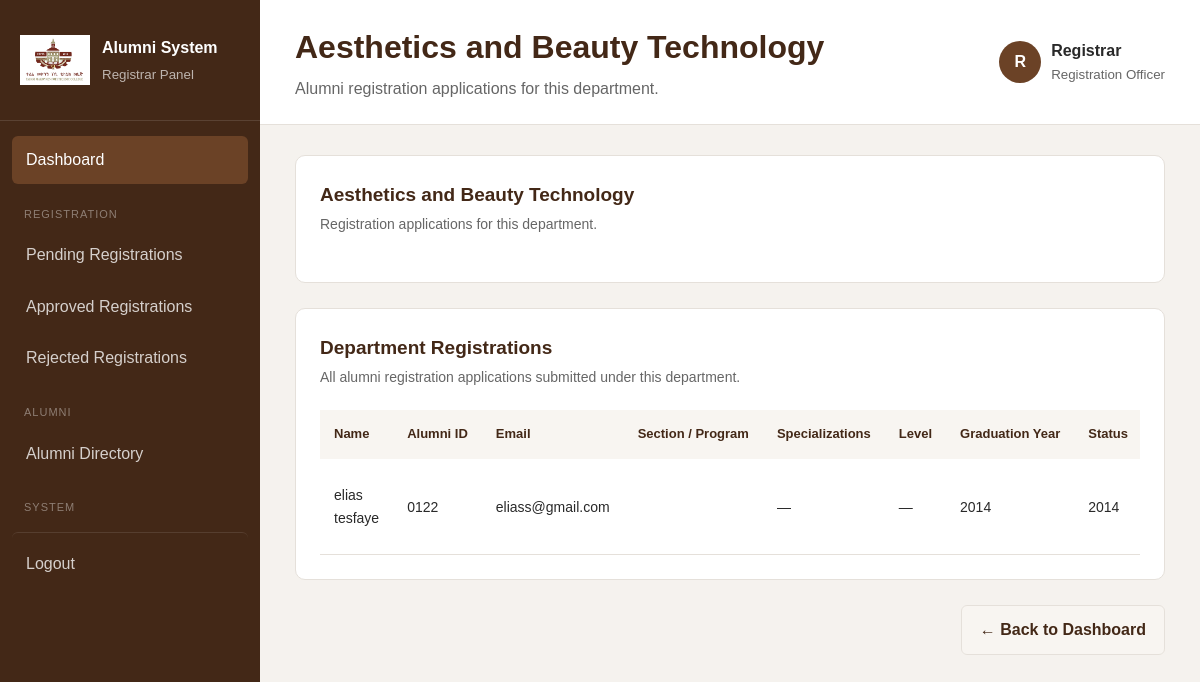
/admin/registrar/department.php?id=9 (signed in), run on the app's committed database.
### tables this page shows
CREATE TABLE `departments` (
  `department_id` int(10) UNSIGNED NOT NULL,
  `department_name` varchar(150) NOT NULL,
  `description` text DEFAULT NULL,
  `status` enum('active','inactive') NOT NULL DEFAULT 'active',
  `created_at` timestamp NOT NULL DEFAULT current_timestamp()
);

CREATE TABLE `alumni_registrations` (
  `registration_id` int(11) NOT NULL,
  `email` varchar(255) NOT NULL,
  `email_verified_at` datetime DEFAULT NULL,
  `email_verification_token_hash` varchar(255) DEFAULT NULL,
  `email_verification_expires_at` datetime DEFAULT NULL,
  `password_hash` varchar(255) NOT NULL,
  `college_id_number` varchar(100) DEFAULT NULL,
  `first_name` varchar(100) NOT NULL,
  `last_name` varchar(100) NOT NULL,
  `gender` varchar(20) NOT NULL,
  `date_of_birth` date DEFAULT NULL,
  `phone` varchar(50) DEFAULT NULL,
  `address` varchar(255) DEFAULT NULL,
  `department_id` int(11) NOT NULL,
  `section_id` int(10) UNSIGNED DEFAULT NULL,
  `specialization_id` int(10) UNSIGNED DEFAULT NULL,
  `level` tinyint(3) UNSIGNED DEFAULT NULL,
  `graduation_year` year(4) NOT NULL,
  `bio` text DEFAULT NULL,
  `profile_photo` varchar(255) DEFAULT NULL,
  `verification_document` varchar(255) DEFAULT NULL,
  `status` enum('pending','approved','rejected') NOT NULL DEFAULT 'pending',
  `submitted_by` int(10) UNSIGNED DEFAULT NULL,
  `verification_notes` text DEFAULT NULL,
  `verified_by` int(11) DEFAULT NULL,
  `verified_at` datetime DEFAULT NULL,
  `created_at` datetime NOT NULL DEFAULT current_timestamp(),
  `updated_at` datetime NOT NULL DEFAULT current_timestamp() ON UPDATE current_timestamp()
);

### includes/functions.php (called while the page is built, shortened)
<?php
function e($value)
{
    return htmlspecialchars(
        (string) $value,
        ENT_QUOTES,
        "UTF-8"
    );
}

### admin/registrar/department.php (the view, shortened to what this page needs)
<?php
require_once "../../config/database.php";
require_once "../../includes/functions.php";
$department_id = (int) ($_GET["id"] ?? 0);
$stmt = $conn->prepare("
    SELECT
        department_id,
        department_name,
        description
    FROM departments
    WHERE department_id = ?
    LIMIT 1
");
$stmt->bind_param(
    "i",
    $department_id
);
if (!$stmt->execute()) {
    error_log(
        "Database execute error in registrar/department.php: " .
        $stmt->error
    );
    $stmt->close();
    die(
        "Unable to load department information. " .
        "Please try again later."
    );
}
$result = $stmt->get_result();
$department = $result->fetch_assoc();
$stmt = $conn->prepare("
    SELECT
        registration_id,
        college_id_number,
        first_name,
        last_name,
        email,
        graduation_year,
        s.section_name,
        sp.specialization_name,
        level,
        r.status,
        r.created_at,
        r.verified_at
    FROM alumni_registrations r
    LEFT JOIN sections s
    ON r.section_id = s.section_id
    LEFT JOIN specializations sp
    ON r.specialization_id= sp.specialization_id
    WHERE r.department_id = ?
");
$stmt->bind_param(
    "i",
    $department_id
);
if (!$stmt->execute()) {
    error_log(
        "Database execute error in registrar/department.php " .
        "(registrations): " .
        $stmt->error
    );
    $stmt->close();
    die(
        "Unable to load department registrations. " .
        "Please try again later."
    );
}
$registrationResult = $stmt->get_result();
?>
<!DOCTYPE html>
<html lang="en">
<head>
    <link
        rel="stylesheet"
        href="../../assets/css/style.css"
    >
</head>
<body class="admin-body">
<div class="admin-layout">
    <?php
    require_once __DIR__ . "/includes/sidebar.php";
    ?>
 <main class="admin-main">
        <header class="admin-topbar">
            <div>
                <h1>
                    <?= e(
                        $department["department_name"]
                    ) ?>
                </h1>
                <p>
                    Alumni registration applications
                    for this department.
                </p>
            </div>
            <div class="admin-user">
                <div class="admin-avatar">
                    R
                </div>
                <div>
                    <strong>
                        Registrar
                    </strong>
                    <small>
                        Registration Officer
                    </small>
                </div>
            </div>
        </header>
        <section class="dashboard-content">
            <div class="dashboard-panel">
                <div class="panel-header">
                    <div>
                        <h2>
                            <?= e(
                                $department["department_name"]
                            ) ?>
                        </h2>
                        <?php if (
                            !empty(
                                $department["description"]
                            )
                        ): ?>
                            <p>
                                <?= e(
                                    $department["description"]
                                ) ?>
                            </p>
                        <?php else: ?>
                            <p>
                                Registration applications
                                for this department.
                            </p>
                        <?php endif; ?>
                    </div>
                </div>
            </div>
            <div class="dashboard-panel">
                <div class="panel-header">
                    <div>
                        <h2>
                            Department Registrations
                        </h2>
                        <p>
                            All alumni registration
                            applications submitted under
                            this department.
                        </p>
                    </div>
                </div>
                <?php if (
                    $registrationResult->num_rows === 0
                ): ?>
                    <div class="form-alert">
                        No registrations found for this
                        department.
                    </div>
                <?php else: ?>
                    <div style="overflow-x: auto;">
                        <table class="data-table">
                            <thead>
                                <tr>
                                    <th>
                                        Name
                                    </th>
                                    <th>
                                        Alumni ID
                                    </th>
                                    <th>
                                        Email
                                    </th>
                                    <th>
                                        Section / Program
                                    </th>
                                    <th>
                                        Specializations
                                    </th>
                                    <th>
                                    Level
                                    </th>
                                    <th>
                                        Graduation Year
                                    </th>
 <th>
                                        Status
                                    </th>
                                </tr>
                            </thead>
                            <tbody>
                            <?php while (
                                $row =
                                $registrationResult->fetch_assoc()
                            ): ?>
                                <tr>
                                    <td>
                                        <?= e(
                                            $row["first_name"]
                                            . " "
                                            . $row["last_name"]
                                        ) ?>
                                    </td>
                                    <td>
                                        <?= e(
                                            $row["college_id_number"]
                                        ) ?>
                                    </td>
                                    <td>
                                        <?= e(
                                            $row["email"]
                                        ) ?>
                                    </td>
                                        <td>
                                    </td>
                                    <td><?= e($row["specialization_name"] ?? "—") ?></td>
<td>
    <?= !empty($row["level"])
        ? "Level " . e($row["level"])
        : "—"
    ?>
</td>
<td><?= e($row["graduation_year"]) ?></td>
                                    <td>
                                        <?= e(
                                            $row["graduation_year"]
                                        ) ?>
                                    </td>
                                </tr>
                            <?php endwhile; ?>
                            </tbody>
                        </table>
                    </div>
                <?php endif; ?>
            </div>
            <div class="form-actions">
                <a
                    href="dashboard.php"
                    class="secondary-button"
                >
                    ← Back to Dashboard
                </a>
            </div>
        </section>
    </main>
</div>
</body>
</html>

### assets/css/style.css (style rules this page uses)
:root { --primary-brown: #6b4226; --dark-brown: #432817; --light-brown: #a67c52; --cream: #f8f5f1; --white: #ffffff; --text-dark: #292929; --text-light: #666666; --border: #e5e0da; }
* { margin: 0; padding: 0; box-sizing: border-box; }
body { font-family: Arial, sans-serif; background: var(--cream); color: var(--text-dark); line-height: 1.6; }
a { text-decoration: none; color: inherit; }
.admin-body { background: #f5f2ee; }
.admin-layout { min-height: 100vh; display: flex; }
.admin-main { margin-left: 260px; width: calc(100% - 260px); }
.admin-topbar { background: var(--white); padding: 22px 35px; border-bottom: 1px solid var(--border); display: flex; justify-content: space-between; align-items: center; }
.admin-topbar h1 { color: var(--dark-brown); margin-bottom: 3px; }
.admin-topbar p { color: var(--text-light); }
.admin-user { display: flex; align-items: center; gap: 10px; }
.admin-user small { display: block; color: var(--text-light); }
.admin-avatar { width: 42px; height: 42px; background: var(--primary-brown); color: var(--white); border-radius: 50%; display: flex; align-items: center; justify-content: center; font-weight: bold; }
.dashboard-content { padding: 30px 35px; }
.dashboard-panel { background: var(--white); border: 1px solid var(--border); border-radius: 10px; padding: 24px; margin-bottom: 25px; }
.panel-header { display: flex; justify-content: space-between; align-items: center; margin-bottom: 22px; }
.panel-header h2 { color: var(--dark-brown); font-size: 19px; }
.panel-header p { color: var(--text-light); font-size: 14px; margin-top: 3px; }
.primary-button, .secondary-button { display: inline-block; padding: 11px 18px; border-radius: 6px; font-weight: 600; cursor: pointer; border: none; }
.secondary-button { background: var(--cream); color: var(--dark-brown); border: 1px solid var(--border); }
.data-table { width: 100%; border-collapse: collapse; }
.data-table th { text-align: left; padding: 14px; background: var(--cream); color: var(--dark-brown); font-size: 13px; white-space: nowrap; }
.data-table td { padding: 14px; border-bottom: 1px solid var(--border); font-size: 14px; }
.form-actions { display: flex; justify-content: flex-end; gap: 10px; margin-bottom: 30px; }

### data on the page
departments: department_name "Aesthetics and Beauty Technology"
alumni_registrations: first_name+last_name "elias tesfaye", college_id_number "0122", email "eliass@gmail.com", specialization_name "—", graduation_year "2014"
